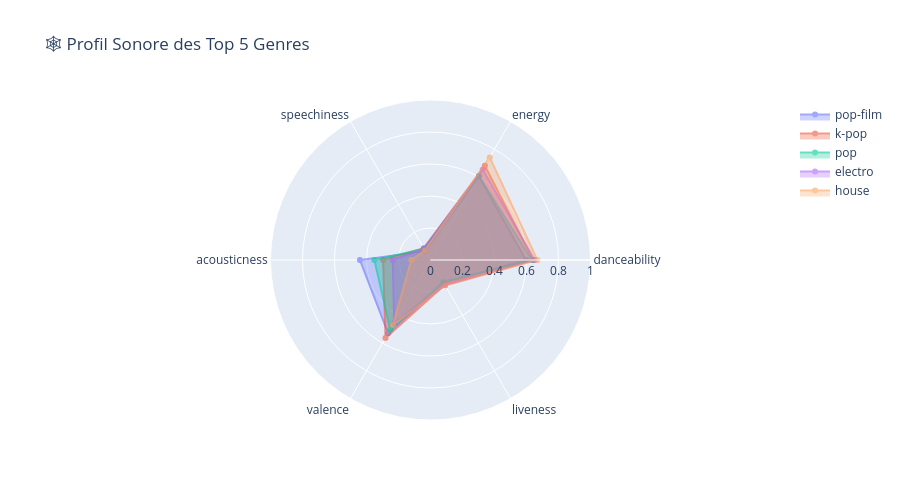

The notebook cell this image was saved under:
### Code cell
# ============================================================
# GRAPHIQUE 4 — Radar : Profil sonore des Top genres
# Visualise les caractéristiques de chaque genre en étoile
# ============================================================

categories = ['danceability', 'energy', 'speechiness',
              'acousticness', 'valence', 'liveness']

fig4 = go.Figure()

for genre in top5_genres:
    valeurs = df[df['track_genre'] == genre][categories].mean().tolist()
    valeurs += valeurs[:1]  # fermer le polygone

    fig4.add_trace(go.Scatterpolar(
        r=valeurs,
        theta=categories + [categories[0]],
        fill='toself',
        name=genre,
        opacity=0.6
    ))

fig4.update_layout(
    polar=dict(radialaxis=dict(visible=True, range=[0, 1])),
    title="🕸️ Profil Sonore des Top 5 Genres",
    height=500
)
fig4.show()

print("✅ Visualisations interactives générées !")

### Figure 1 — Plotly figure (JSON) as saved in the notebook; plotly's stock layout.template omitted (floating-point values rounded to 4 significant figures)
{"data": [{"fill": "toself", "name": "pop-film", "opacity": 0.6, "r": [0.5973, 0.6044, 0.06383, 0.4409, 0.5294, 0.1664, 0.5973], "theta": ["danceability", "energy", "speechiness", "acousticness", "valence", "liveness", "danceability"], "type": "scatterpolar"}, {"fill": "toself", "name": "k-pop", "opacity": 0.6, "r": [0.6408, 0.6799, 0.08506, 0.296, 0.5625, 0.1789, 0.6408], "theta": ["danceability", "energy", "speechiness", "acousticness", "valence", "liveness", "danceability"], "type": "scatterpolar"}, {"fill": "toself", "name": "pop", "opacity": 0.6, "r": [0.6323, 0.6061, 0.08046, 0.3507, 0.5026, 0.1571, 0.6323], "theta": ["danceability", "energy", "speechiness", "acousticness", "valence", "liveness", "danceability"], "type": "scatterpolar"}, {"fill": "toself", "name": "electro", "opacity": 0.6, "r": [0.6509, 0.6525, 0.08146, 0.2359, 0.454, 0.1829, 0.6509], "theta": ["danceability", "energy", "speechiness", "acousticness", "valence", "liveness", "danceability"], "type": "scatterpolar"}, {"fill": "toself", "name": "house", "opacity": 0.6, "r": [0.6676, 0.7404, 0.06833, 0.1196, 0.469, 0.1842, 0.6676], "theta": ["danceability", "energy", "speechiness", "acousticness", "valence", "liveness", "danceability"], "type": "scatterpolar"}], "layout": {"height": 500, "polar": {"radialaxis": {"range": [0, 1], "visible": true}}, "title": {"text": "🕸️ Profil Sonore des Top 5 Genres"}}}
